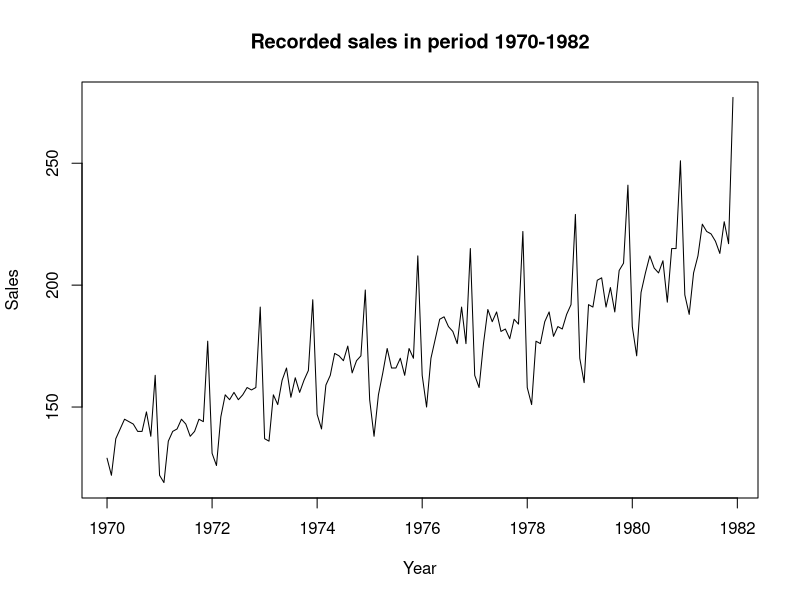
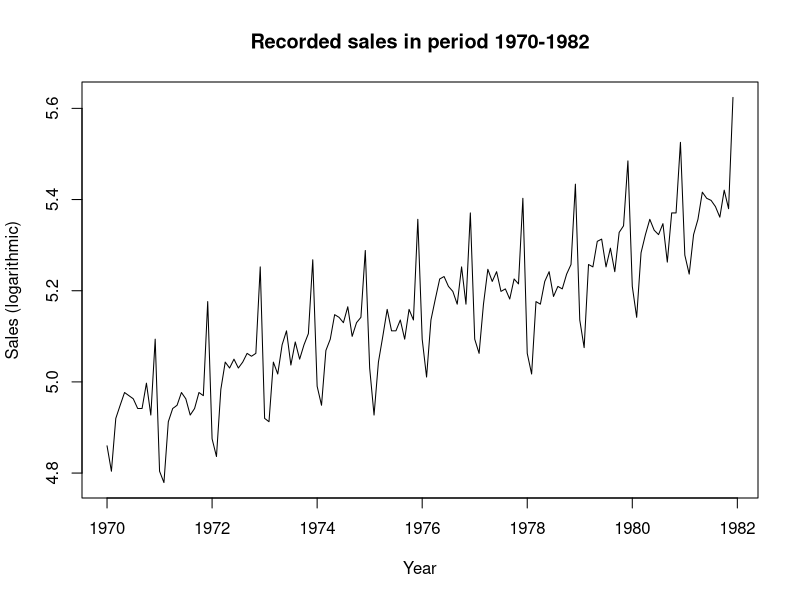
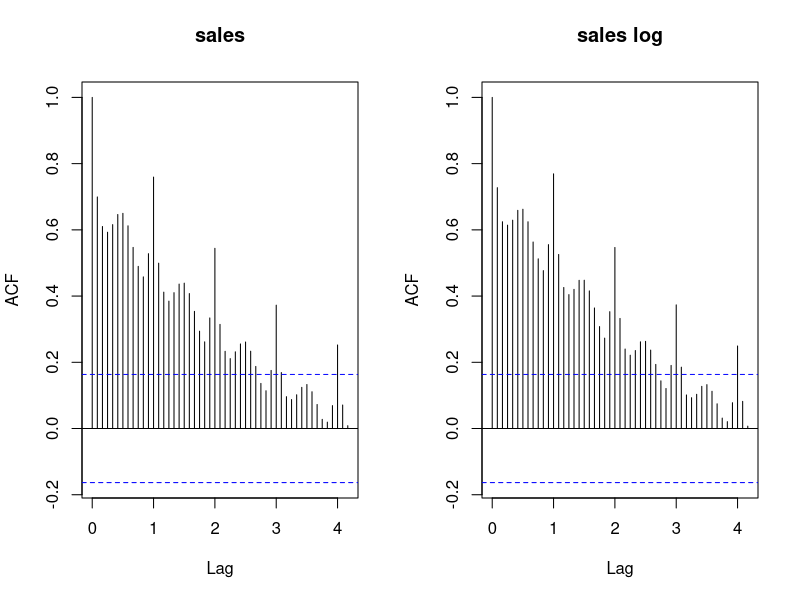
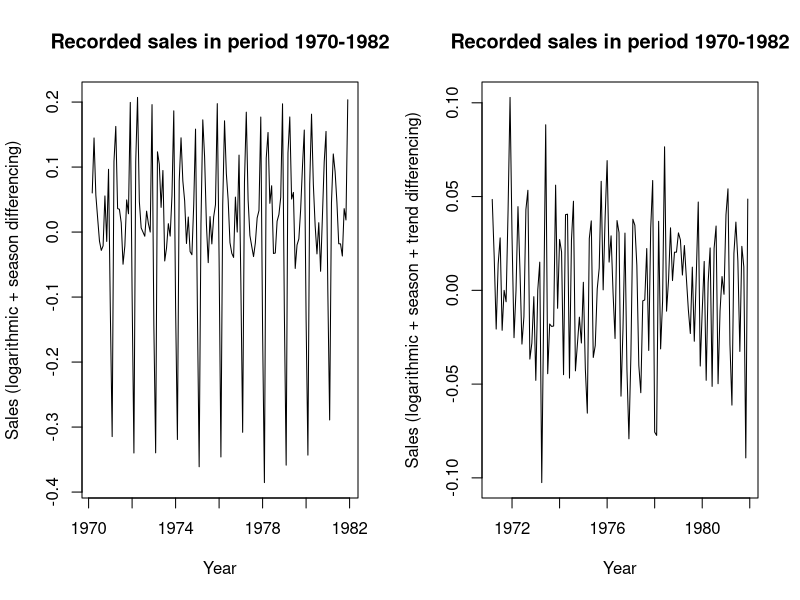
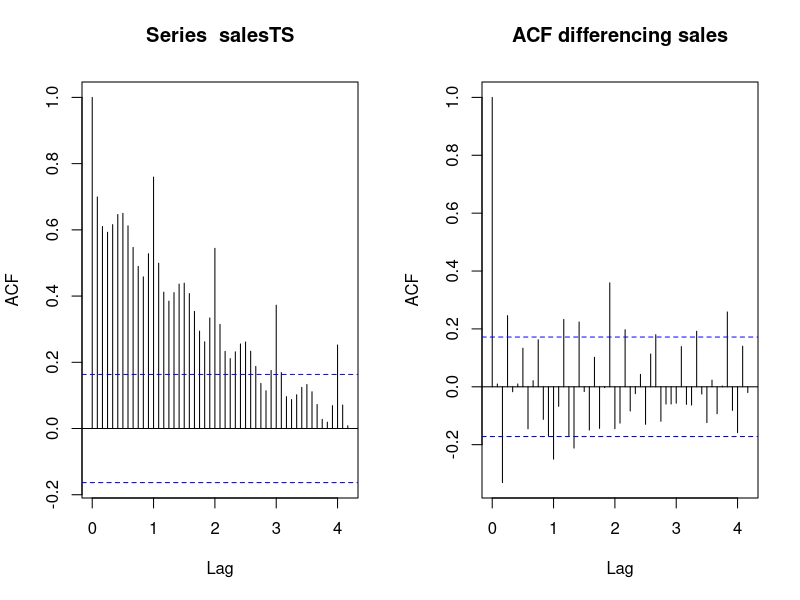
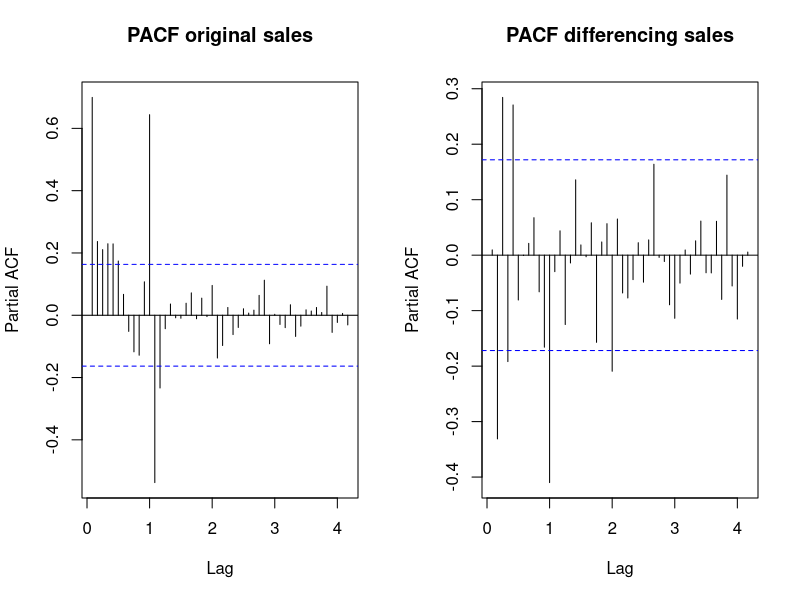

These figures' R source, in order:
## ---- chunk 1
SALES <- read.table("SALES.TXT",header=T)
salesTS <- ts(SALES$Sales, start=SALES$Year[1], frequency=12)

plot(salesTS, xlab = "Year" ,ylab = "Sales", main = "Recorded sales in period 1970-1982")
## ---- chunk 2

salesTSLog <- log(salesTS)

plot(salesTSLog, xlab = "Year" ,ylab = "Sales (logarithmic)", main = "Recorded sales in period 1970-1982")
## ---- chunk 3
par(mfrow = c(1,2))
acf(salesTS, main = "sales", lag.max=50)
acf(salesTSLog, main = "sales log", lag.max=50)
## ---- chunk 4
salesTSLogDiff <- diff(salesTSLog, lag = 2)

plot(salesTSLogDiff, xlab = "Year" ,ylab = "Sales (logarithmic + season differencing)", main = "Recorded sales in period 1970-1982")
## ---- chunk 5
salesTSLogDiffSeason <- diff(salesTSLogDiff, lag = 12)

plot(salesTSLogDiffSeason, xlab = "Year" ,ylab = "Sales (logarithmic + season + trend differencing)", main = "Recorded sales in period 1970-1982")
## ---- chunk 6
acf(salesTS, lag.max=50, title = "ACF original sales")
acf(salesTSLogDiffSeason, lag.max=50, main = "ACF differencing sales")
pacf(salesTS, lag.max=50, main = "PACF original sales")
pacf(salesTSLogDiffSeason, lag.max=50, main = "PACF differencing sales")
